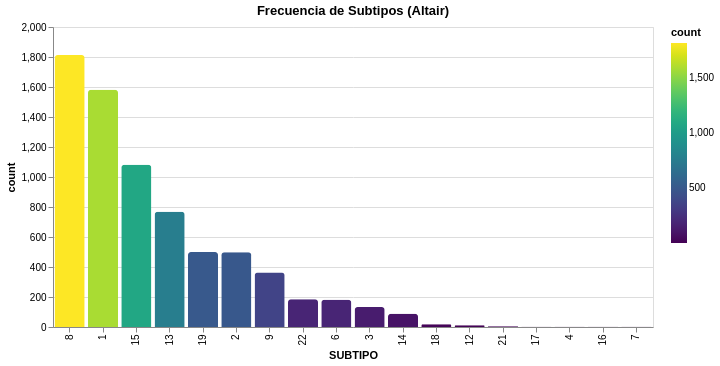

This figure's notebook cell:
### Code cell
# 2. Altair: Frecuencia de Subtipos
subtipo_counts = datos_total['SUBTIPO'].value_counts().reset_index()
chart = alt.Chart(subtipo_counts).mark_bar(cornerRadiusTopLeft=3, cornerRadiusTopRight=3).encode(
    x=alt.X('SUBTIPO:O', sort='-y'),
    y='count:Q',
    color=alt.Color('count:Q', scale=alt.Scale(scheme='viridis'))
).properties(title='Frecuencia de Subtipos (Altair)', width=600)
try:
    chart.display()
except:
    print('Altair chart created')

### Figure 1 — Vega-Lite specification as saved in the notebook (floating-point values rounded to 4 significant figures)
{"config": {"view": {"continuousWidth": 300, "continuousHeight": 300}}, "data": {"name": "data-d6ea473bf39c55d1933872e16c59b972"}, "mark": {"type": "bar", "cornerRadiusTopLeft": 3, "cornerRadiusTopRight": 3}, "encoding": {"color": {"field": "count", "scale": {"scheme": "viridis"}, "type": "quantitative"}, "x": {"field": "SUBTIPO", "sort": "-y", "type": "ordinal"}, "y": {"field": "count", "type": "quantitative"}}, "title": "Frecuencia de Subtipos (Altair)", "width": 600, "$schema": "https://vega.github.io/schema/vega-lite/v6.4.1.json", "datasets": {"data-d6ea473bf39c55d1933872e16c59b972": [{"SUBTIPO": 8, "count": 1813}, {"SUBTIPO": 1, "count": 1582}, {"SUBTIPO": 15, "count": 1081}, {"SUBTIPO": 13, "count": 768}, {"SUBTIPO": 19, "count": 500}, {"SUBTIPO": 2, "count": 498}, {"SUBTIPO": 9, "count": 364}, {"SUBTIPO": 22, "count": 185}, {"SUBTIPO": 6, "count": 181}, {"SUBTIPO": 3, "count": 134}, {"SUBTIPO": 14, "count": 89}, {"SUBTIPO": 18, "count": 18}, {"SUBTIPO": 12, "count": 11}, {"SUBTIPO": 21, "count": 5}, {"SUBTIPO": 17, "count": 2}, {"SUBTIPO": 4, "count": 1}, {"SUBTIPO": 16, "count": 1}, {"SUBTIPO": 7, "count": 1}]}}
